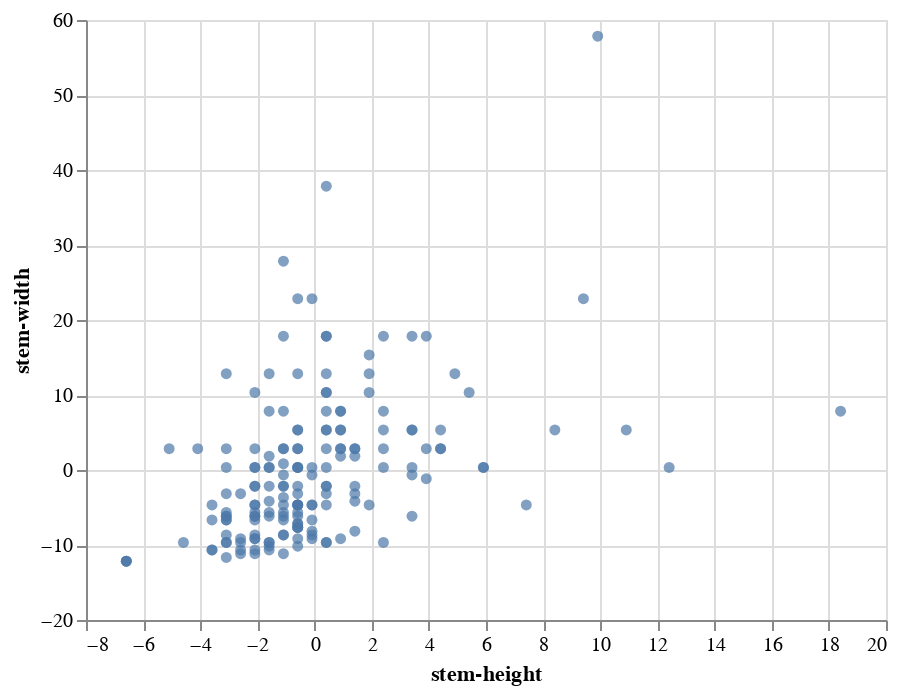

Notebook source saved alongside this figure:
### Markdown cell above
Let us start applying PCA. We first centre the data.

### Code cell
# Select columns of "stem-height" and "stem-width"
mushroom = mushroom.loc[:, ["stem-height", "stem-width"]]
# Center the data so each feature has zero mean
mushroom = mushroom - mushroom.mean()
mushroom_chart = alt.Chart(mushroom).mark_circle().encode(
    x="stem-height",
    y="stem-width",
    tooltip=["stem-height", "stem-width"],
)
mushroom_chart

### Figure 1 — Vega-Lite specification as saved in the notebook (floating-point values rounded to 4 significant figures; data arrays with more than 128 entries replaced by an {"elided": "..."} marker saying what was removed)
{"config": {"view": {"continuousWidth": 400, "continuousHeight": 300}}, "data": {"name": "data-b6f37918f244801ab1ee04d39af9d385"}, "mark": "circle", "encoding": {"tooltip": [{"field": "stem-height", "type": "quantitative"}, {"field": "stem-width", "type": "quantitative"}], "x": {"field": "stem-height", "type": "quantitative"}, "y": {"field": "stem-width", "type": "quantitative"}}, "$schema": "https://vega.github.io/schema/vega-lite/v4.17.0.json", "datasets": {"data-b6f37918f244801ab1ee04d39af9d385": {"elided": "173 records"}}}
